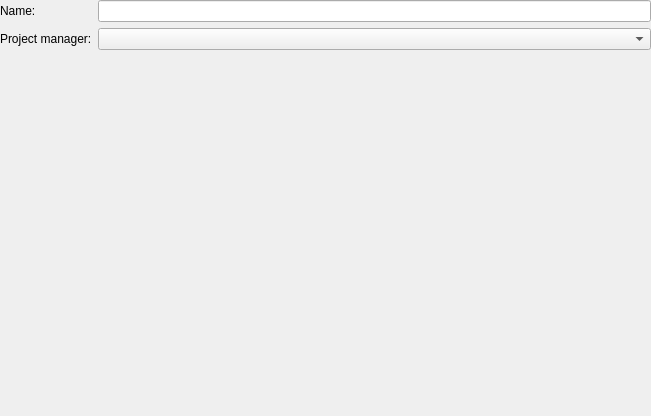
<?xml version="1.0" encoding="UTF-8"?>
<ui version="4.0">
 <class>ProjectInfoPage</class>
 <widget class="QWidget" name="ProjectInfoPage">
  <property name="geometry">
   <rect>
    <x>0</x>
    <y>0</y>
    <width>651</width>
    <height>416</height>
   </rect>
  </property>
  <layout class="QFormLayout" name="formLayout">
   <property name="leftMargin">
    <number>0</number>
   </property>
   <property name="topMargin">
    <number>0</number>
   </property>
   <property name="rightMargin">
    <number>0</number>
   </property>
   <property name="bottomMargin">
    <number>0</number>
   </property>
   <item row="1" column="0">
    <widget class="QLabel" name="label_2">
     <property name="toolTip">
      <string>Select the Management Plugin to use for this project</string>
     </property>
     <property name="text">
      <string>Project manager:</string>
     </property>
    </widget>
   </item>
   <item row="0" column="0">
    <widget class="QLabel" name="label">
     <property name="toolTip">
      <string>Provide a name for the project</string>
     </property>
     <property name="text">
      <string>Name:</string>
     </property>
    </widget>
   </item>
   <item row="0" column="1">
    <widget class="QLineEdit" name="nameEdit">
     <property name="toolTip">
      <string>Provide a name for the project</string>
     </property>
    </widget>
   </item>
   <item row="1" column="1">
    <widget class="QComboBox" name="managerCombo">
     <property name="toolTip">
      <string>Select the Management Plugin to use for this project</string>
     </property>
    </widget>
   </item>
  </layout>
 </widget>
 <resources/>
 <connections/>
</ui>
